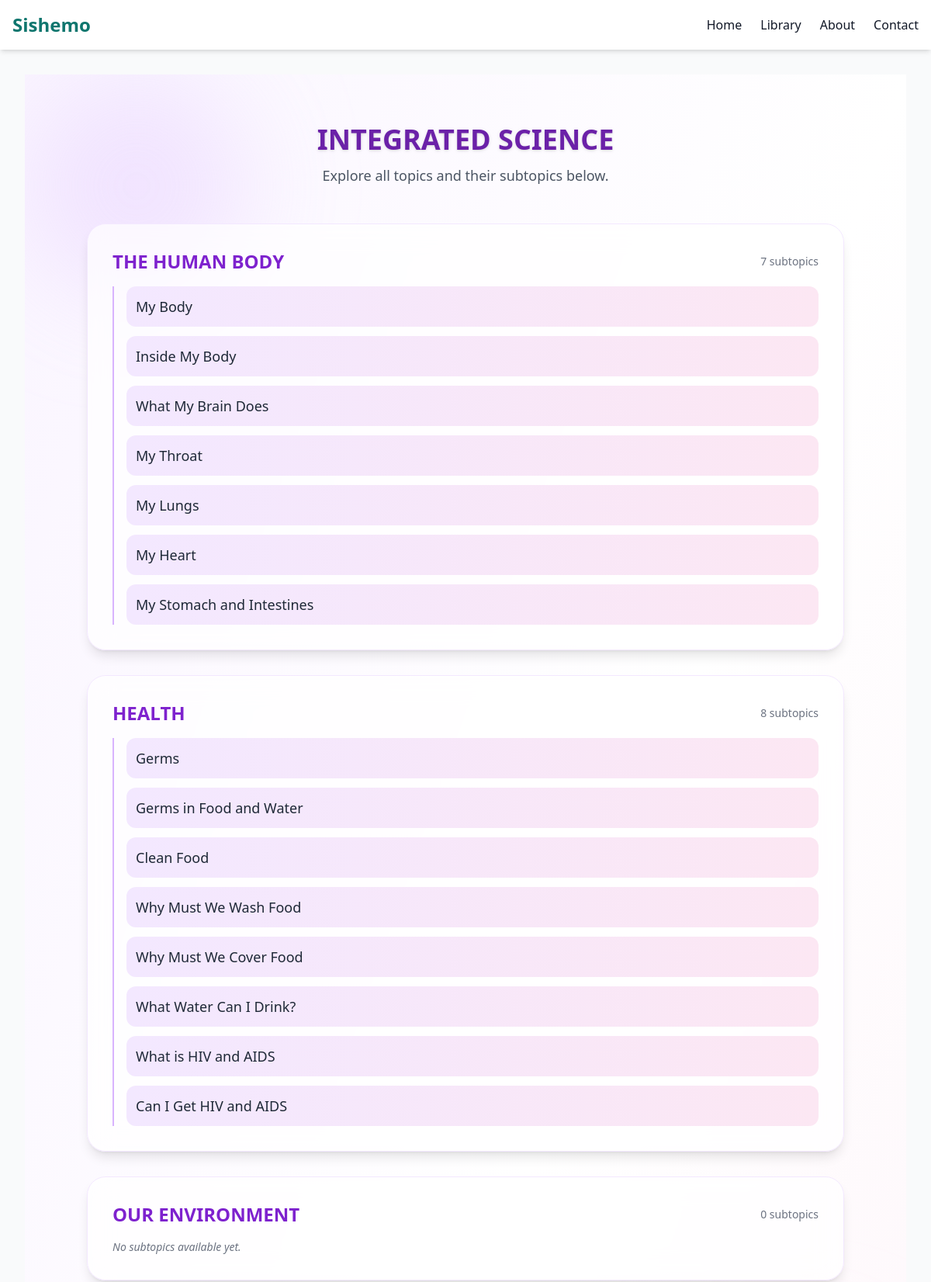
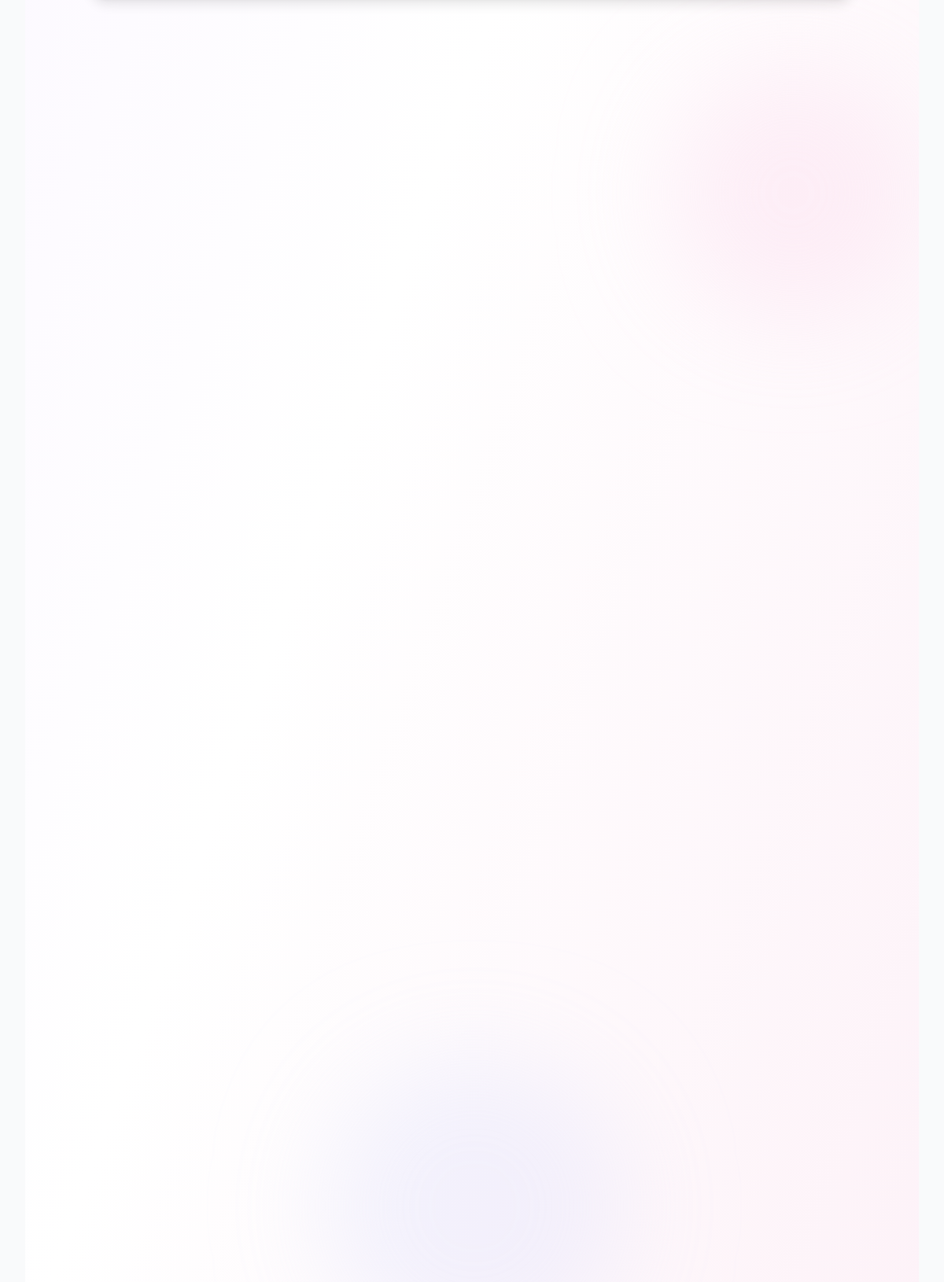
Page /subjects/20/topics/ on the committed database (2 pictures, top to bottom).
### Core/models.py (models this page shows, shortened)
class Subject(models.Model):
    section = models.ForeignKey(Section, on_delete=models.CASCADE, related_name="subjects")
    name = models.CharField(max_length=100)
    class Meta:
        unique_together = ("section", "name")

class Topic(models.Model):
    subject = models.ForeignKey(Subject, on_delete=models.CASCADE, related_name="topics")
    grade = models.ForeignKey(Grade, on_delete=models.CASCADE, null=True, blank=True)
    title = models.CharField(max_length=200)
    order = models.IntegerField(default=0)
    class Meta:
        unique_together = ("subject", "grade", "title")

class Note(models.Model):
    topic = models.ForeignKey(Topic, on_delete=models.CASCADE, related_name="notes")
    title = models.CharField(max_length=200)
    content = RichTextField()  # supports text + images + diagrams

### Core/views.py (the view)
# urls.py: path("subjects/<int:subject_id>/topics/", views.subject_topics, name="subject_topics"),
def subject_topics(request, subject_id):
    subject = get_object_or_404(Subject, id=subject_id)
    topics = subject.topics.prefetch_related('notes').all()
    return render(request, "subject_topics.html", {"subject": subject, "topics": topics})

### Templates/subject_topics.html (shortened to what this page needs)
{% extends "base.html" %}
{% block content %}
<section class="relative min-h-screen bg-gradient-to-br from-purple-50 via-white to-pink-50 overflow-hidden">
  <div class="absolute top-0 left-0 w-72 h-72 bg-purple-300 rounded-full mix-blend-multiply filter blur-3xl opacity-25 animate-blob"></div>
  <div class="absolute top-1/2 right-0 w-80 h-80 bg-pink-200 rounded-full mix-blend-multiply filter blur-3xl opacity-25 animate-blob animation-delay-2000"></div>
  <div class="absolute bottom-0 left-1/3 w-96 h-96 bg-indigo-200 rounded-full mix-blend-multiply filter blur-3xl opacity-20 animate-blob animation-delay-4000"></div>
  <div class="relative z-10 max-w-5xl mx-auto px-6 py-16">
    <div class="text-center mb-12">
      <h1 class="text-4xl font-extrabold text-purple-800 mb-3 drop-shadow">
        {{ subject.name }}
      </h1>
      <p class="text-gray-600 text-lg">Explore all topics and their subtopics below.</p>
    </div>
    {% if topics %}
      <div class="space-y-8">
        {% for topic in topics %}
          <div class="bg-white/70 backdrop-blur-lg border border-purple-100 shadow-lg rounded-3xl p-8 transition hover:shadow-2xl hover:-translate-y-1 duration-300">
            <div class="flex items-center justify-between mb-4">
              <h2 class="text-2xl font-semibold text-purple-700">{{ topic.title }}</h2>
              <span class="text-sm text-gray-500">{{ topic.notes.count }} subtopics</span>
            </div>
            {% if topic.notes.all %}
              <div class="mt-4 pl-4 border-l-2 border-purple-300 space-y-3">
                {% for note in topic.notes.all %}
                  <a href="{% url 'topic_notes' topic.id %}#note-{{ note.id }}"
                     class="block p-3 rounded-xl bg-gradient-to-r from-purple-100 to-pink-100 hover:from-purple-200 hover:to-pink-200 transition">
                    <h3 class="text-lg font-medium text-gray-800">{{ note.title }}</h3>
                  </a>
                {% endfor %}
              </div>
            {% else %}
              <p class="text-gray-500 text-sm italic">No subtopics available yet.</p>
            {% endif %}
          </div>
        {% endfor %}
      </div>
    {% else %}
      <p class="text-center text-gray-500 mt-10 text-lg">No topics have been added for this subject yet.</p>
    {% endif %}
  </div>
</section>
{% endblock %}

### Templates/subject_topics.html (style rules this page uses)
.animate-blob { animation: blob 8s infinite; }
.animation-delay-2000 { animation-delay: 2s; }
.animation-delay-4000 { animation-delay: 4s; }

### rows in the picture
Subject: name "INTEGRATED SCIENCE"
Topic: title "THE HUMAN BODY", notes.count "7"
Note: title "My Body"
Note: title "Inside My Body"
Note: title "What My Brain Does"
Note: title "My Throat"
Note: title "My Lungs"
Note: title "My Heart"
Note: title "My Stomach and Intestines"
Topic: title "HEALTH", notes.count "8"
Note: title "Germs"
Note: title "Germs in Food and Water"
Note: title "Clean Food"
Note: title "Why Must We Wash Food"
Note: title "Why Must We Cover Food"
Note: title "What Water Can I Drink?"
Note: title "What is HIV and AIDS"
Note: title "Can I Get HIV and AIDS"
Topic: title "OUR ENVIRONMENT", notes.count "0", shows "No subtopics available yet."
